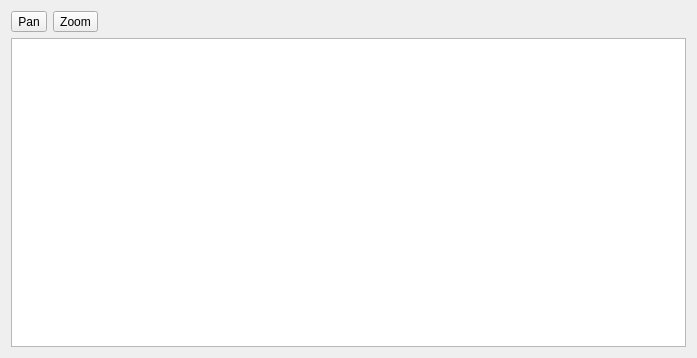
<?xml version="1.0" encoding="UTF-8"?>
<ui version="4.0">
 <class>FplGui_HighGround_FallTree</class>
 <widget class="QWidget" name="FplGui_HighGround_FallTree">
  <property name="geometry">
   <rect>
    <x>0</x>
    <y>0</y>
    <width>693</width>
    <height>358</height>
   </rect>
  </property>
  <property name="windowTitle">
   <string>Form</string>
  </property>
  <layout class="QGridLayout" name="gridLayout">
   <item row="0" column="0">
    <widget class="QToolButton" name="panButton">
     <property name="text">
      <string>Pan</string>
     </property>
    </widget>
   </item>
   <item row="0" column="1">
    <widget class="QToolButton" name="zoomButton">
     <property name="text">
      <string>Zoom</string>
     </property>
    </widget>
   </item>
   <item row="0" column="2">
    <widget class="QLabel" name="statusLabel">
     <property name="text">
      <string/>
     </property>
    </widget>
   </item>
   <item row="1" column="0" colspan="3">
    <widget class="QGraphicsView" name="graphicsView">
     <property name="minimumSize">
      <size>
       <width>675</width>
       <height>0</height>
      </size>
     </property>
     <property name="maximumSize">
      <size>
       <width>16777215</width>
       <height>16777215</height>
      </size>
     </property>
    </widget>
   </item>
  </layout>
 </widget>
 <resources>
  <include location="../../../system_sys/source_code/gui/resources/system_sys_resource.qrc"/>
  <include location="resources/fault_tree.qrc"/>
 </resources>
 <connections/>
</ui>
